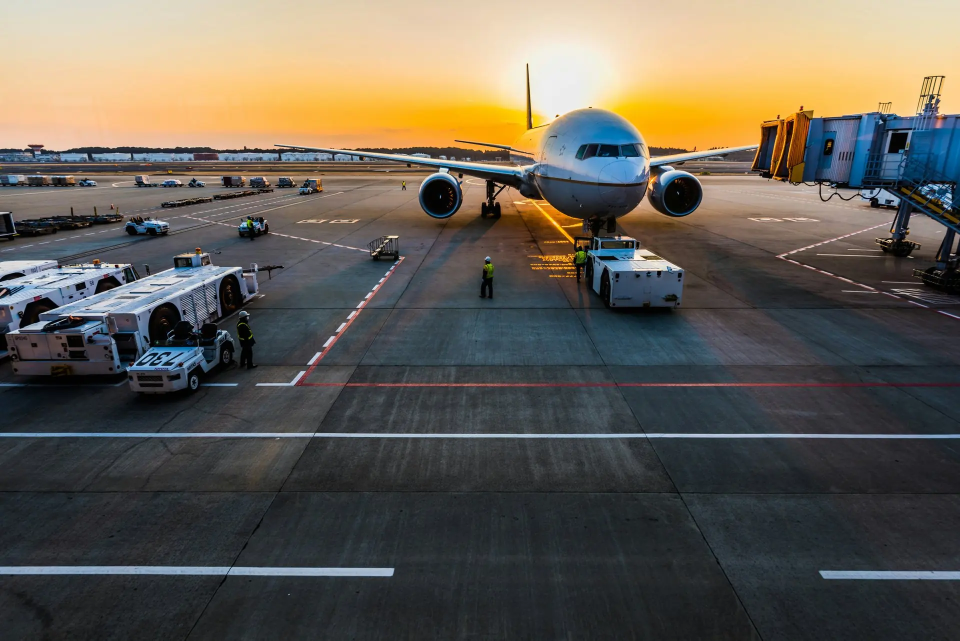
#> input picture images/banner.webp, 1920 x 1281 px (shown at 1/2 size)
$ python gerar-imagens.py
#> lines starting #> are read from the running program, lines starting #| are printed output that depends on the picture
"""Gera as fotos do site em WebP, nas larguras que cada uma ocupa na tela.

Uso (na raiz do projeto, com o Pillow instalado: pip install pillow):
    python scripts/gerar-imagens.py

Cada foto tem um arquivo mestre (o original, que não vai para a página) e
ganha versões "<nome>-<largura>.webp" ao lado dele. O index.html usa só as
versões, no srcset de cada <img>; o navegador escolhe a menor que basta
para o tamanho da foto na tela e a densidade da tela. Para trocar uma foto,
troque o mestre (mesmo nome) e rode de novo. As larguras saem das medidas
da foto na tela de 390px a 1920px (cover incluído) e vão até 3x no celular.

A foto da capa é a primeira coisa grande da página (o LCP): ela ganha
também versões AVIF ("<nome>-<largura>.avif", um terço menores que as WebP
no mesmo olho), servidas por um <picture> com a WebP de reserva.
"""
from pathlib import Path

from PIL import Image

RAIZ = Path(__file__).resolve().parent.parent
QUALIDADE = 78
QUALIDADE_AVIF = 50

# mestre -> larguras das versões (nunca maiores que o próprio mestre)
FOTOS = {
    "images/banner.webp": [640, 960, 1280, 1600, 1920],
    "images/logo.webp": [128],
    "images/sobre.webp": [480, 900],
    "assets/passport-boarding-pass.webp": [480, 800, 1024],
    "assets/teatro-amazonas-atualmente-01.jpg": [480, 960],
    "assets/ponte-rio-negro-manaus-brasil.jpg": [640, 960, 1280, 1600, 1920],
    **{f"images/produto-{n}.webp": [480, 800] for n in range(2, 7)},
}

# fotos que ganham também AVIF (as mesmas larguras)
AVIF = {"images/banner.webp"}


def gerar(mestre: Path, larguras: list[int]) -> None:
    with Image.open(mestre) as foto:
#> foto is the input picture: PIL image 1920x1281 RGB; mean R, G, B 100.3, 94.8, 85
        modo = "RGBA" if foto.mode in ("RGBA", "LA", "P") else "RGB"
#> modo = 'RGB'
        foto = foto.convert(modo)
        for largura in larguras:
            largura = min(largura, foto.width)
            altura = round(foto.height * largura / foto.width)
            versao = foto if largura == foto.width else foto.resize((largura, altura), Image.LANCZOS)
            formatos = [("webp", "WEBP", {"quality": QUALIDADE, "method": 6})]
            if mestre.relative_to(RAIZ).as_posix() in AVIF:
                formatos.append(("avif", "AVIF", {"quality": QUALIDADE_AVIF}))
            for extensao, formato, opcoes in formatos:
                saida = mestre.with_name(f"{mestre.stem}-{largura}.{extensao}")
                versao.save(saida, formato, **opcoes)
                print(f"{saida.relative_to(RAIZ)}  {largura}x{altura}  {saida.stat().st_size // 1024} KB")
#> this loop made 1 pass
#> pass 1, in gerar, `versao = foto if largura == foto.width else foto.resize((largura, altu..`:
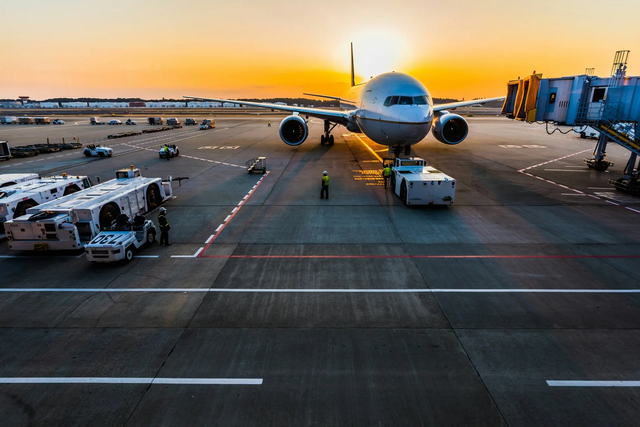
#> versao: PIL image 640x427 RGB; mean R, G, B 100.3, 94.8, 85


if __name__ == "__main__":
    for caminho, larguras in FOTOS.items():
#> (the run stopped early here; a loop or call above may not have finished)
